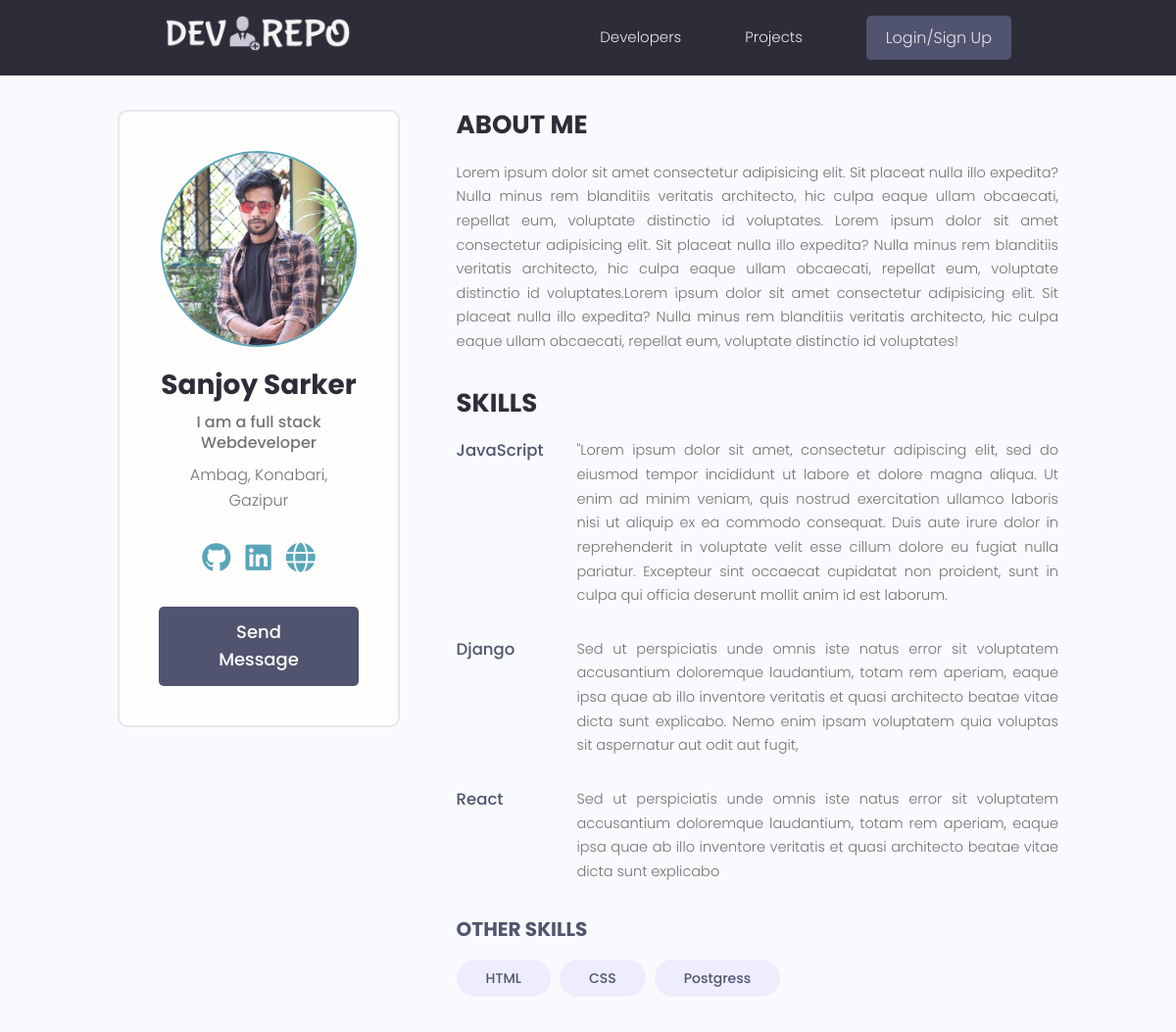
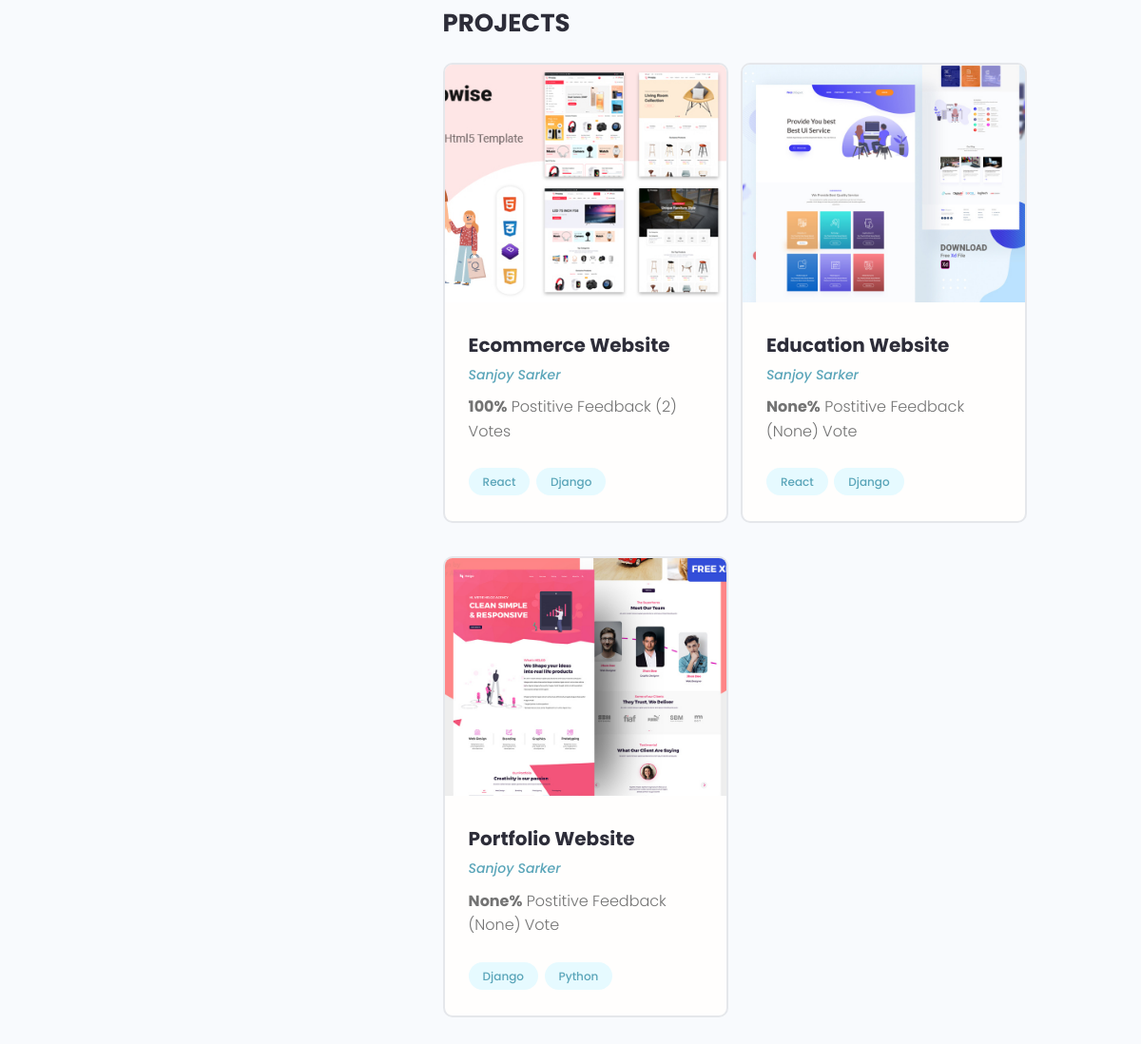
Page /profile/9949d24d-decd-411f-a476-5b8073ce03aa/ on the committed database (2 pictures, top to bottom).
### users/models.py (models this page shows, shortened)
class Profile(models.Model):
    user = models.OneToOneField(
        User, on_delete=models.CASCADE, null=True, blank=True)
    name = models.CharField(max_length=200, blank=True, null=True)
    email = models.EmailField(max_length=500, blank=True, null=True)
    username = models.CharField(max_length=200, blank=True, null=True)
    location = models.CharField(max_length=200, blank=True, null=True)
    short_intro = models.CharField(max_length=200, blank=True, null=True)
    bio = models.TextField(blank=True, null=True)
    profile_image = models.ImageField(
        null=True, blank=True, upload_to='profiles/', default="user.png")
    social_github = models.CharField(max_length=200, blank=True, null=True)
    social_twitter = models.CharField(max_length=200, blank=True, null=True)
    social_linkedin = models.CharField(max_length=200, blank=True, null=True)
    social_youtube = models.CharField(max_length=200, blank=True, null=True)
    social_website = models.CharField(max_length=200, blank=True, null=True)
    created = models.DateTimeField(auto_now_add=True)
    id = models.UUIDField(default=uuid.uuid4, unique=True,
                          primary_key=True, editable=False)
    class Meta:
        ordering = ['created']

class Skill(models.Model):
    owner = models.ForeignKey(
        Profile, on_delete=models.CASCADE, null=True, blank=True)
    name = models.CharField(max_length=200, blank=True, null=True)
    description = models.TextField(null=True, blank=True)
    created = models.DateTimeField(auto_now_add=True)
    id = models.UUIDField(default=uuid.uuid4, unique=True,
                          primary_key=True, editable=False)
    def __str__(self):
        return str(self.name)

### projects/models.py (models this page shows, shortened)
class Project(models.Model):
    owner = models.ForeignKey(Profile,on_delete=models.SET_NULL,null=True,blank=True)
    title = models.CharField(max_length=200)
    description = models.TextField(null=True,blank=True)
    featured_image = models.ImageField(null=True,blank=True, default='default.jpg')
    demo_link = models.CharField(max_length=500,null=True,blank=True)
    source_link = models.CharField(max_length=500,null=True,blank=True)
    tags = models.ManyToManyField('Tag', blank=True)
    vote_total = models.IntegerField(default=0, null=True, blank=True)
    vote_ratio = models.IntegerField(default=0, null=True, blank=True)
    created = models.DateTimeField(auto_now_add=True)
    id = models.UUIDField(default=uuid.uuid4,unique=True,primary_key=True,editable=False)
    class Meta:
        ordering = ['-vote_ratio','-vote_total','title']

class Tag(models.Model):
    name = models.CharField(max_length=200)
    created = models.DateTimeField(auto_now_add=True)
    id = models.UUIDField(default=uuid.uuid4, unique=True,
                          primary_key=True, editable=False)
    def __str__(self):
        return self.name

### users/views.py (the view)
# urls.py: path('profile/<str:pk>/',userProfile,name='user_profile'),
def userProfile(request,pk):
    profile = Profile.objects.get(id=pk)
    context = {'profile':profile}
    return render(request,'users/user-profile.html',context)

### users/templates/users/user-profile.html (shortened to what this page needs)
{% extends 'main.html' %}
{% load static %}
{% block content %}
<main class="profile my-md">
    <div class="container">
      <div class="layout">
        <div class="column column--1of3">
          <div class="card text-center">
            <div class="card__body dev">
              <img class="avatar avatar--xl" src="{{profile.profile_image.url}}" />
              <h2 class="dev__name">{{profile.name}}</h2>
              <p class="dev__title">{{profile.short_intro}}</p>
              <p class="dev__location">{{profile.location}}</p>
              <ul class="dev__social">
                {% if profile.social_github %}
                <li>
                  <a title="Github" href="{{profile.social_github}}" target="_blank"><i class="fab fa-github"></i></a>
                </li>
                {% endif %}
                {% if profile.social_linkedin %}
                <li>
                  <a title="LinkedIn" href="{{profile.social_linkedin}}" target="_blank"><i class="fab fa-linkedin"></i></a>
                </li>
                {% endif %}
                {% if profile.social_website %}
                <li>
                  <a title="Personal Website" href="{{profile.social_website}}" target="_blank"><i class="fas fa-globe"></i></a>
                </li>
                {% endif %}
              </ul>
              {% if request.user.profile.id != profile.id %}
              <a href="{% url 'create-message' profile.id %}" class="btn btn--sub btn--lg">Send Message </a>
              {% endif %}
            </div>
          </div>
        </div>
        <div class="column column--2of3">
          <div class="devInfo">
            <h3 class="devInfo__title">About Me</h3>
            <p class="devInfo__about">
             {{profile.bio}}
            </p>
          </div>
          <div class="devInfo">
            <h3 class="devInfo__title">Skills</h3>
            <div class="devInfo__skills">
                {% for skill in profile.skill_set.all %}
                {% if skill.description %}
              <div class="devSkill">
                <h4 class="devSkill__title">{{skill.name}}</h4>
                <p class="devSkill__info">
                  {{skill.description}}
                </p>
              </div>
              {% endif %}
              {% endfor %}
              <h3 class="devInfo__subtitle">Other Skills</h3>
              <div class="devInfo__otherSkills">
                {% for skill in profile.skill_set.all %}
                {% if not skill.description %}
                <span class="tag tag--pill tag--sub tag--lg">
                  <small>{{skill}}</small>
                </span>
                {% endif %}
                {% endfor %}
              </div>
            </div>
          </div>
          <div class="devInfo">
            <h3 class="devInfo__title">Projects</h3>
            <div class="grid grid--two">
                {% for project in profile.project_set.all %}
              <div class="column">
                <div class="card project">
                  <a href="{% url 'single_project' project.id %}" class="project">
                    <img class="project__thumbnail" src="{{project.featured_image.url}}" alt="project thumbnail" />
                    <div class="card__body">
                      <h3 class="project__title">{{project.title}}</h3>
                      <p><a class="project__author" href="{% url 'user_profile' project.owner.id %}">{{project.owner.name}}</a></p>
                      <p class="project--rating">
                        <span style="font-weight: bold;">{{project.vote_ratio}}%</span> Postitive
                        Feedback ({{project.vote_total}}) Vote{{project.vote_total|pluralize:"s"}}
                      </p>
                      <div class="project__tags">
                        {% for tag in project.tags.all %}
                        <span class="tag tag--pill tag--main">
                          <small>{{tag}}</small>
                        </span>
                        {% endfor %}
                      </div>
                    </div>
                  </a>
                </div>
              </div>
              {% endfor %}
            </div>
          </div>
        </div>
      </div>
    </div>
  </main>
{% endblock content %}

### static/css/app.css (style rules this page uses)
:root { --color-sub: #2d2d39; }
.btn--sub { background-color: var(--color-sub-light); }
.card { border: 2px solid var(--color-light); }
img { width: 100%; }
.profile .card>.dev { padding: 4rem; }
.dev__name { color: var(--color-sub); font-size: 2.8rem; font-weight: 700; margin-top: 1rem; margin-bottom: 0.5rem; }
.dev__title { font-size: 1.6rem; font-weight: 500; line-height: 1.3; }
.dev__location { margin-top: 1rem; }
.dev__social { margin: 3rem 0; list-style: none; display: flex; justify-content: center; gap: 1.5rem; }
.devInfo { margin-bottom: 3rem; }
.devInfo__title, .devInfo__subtitle { font-size: 2.6rem; color: var(--color-sub); text-transform: uppercase; font-weight: 700; margin-bottom: 1.5rem; }
.devInfo__subtitle { font-size: 2rem; color: var(--color-sub-light); }
.devInfo__about, .devSkill__info { font-size: 1.45rem; line-height: 1.7; text-align: justify; }
.devSkill { margin-bottom: 3rem; }
.devSkill__title { font-size: 1.65rem; font-weight: 500; color: var(--color-sub-light); }
@media screen and (min-width: 700px) { .devSkill { display: flex; justify-content: space-between; gap: 3rem; } }
@media screen and (min-width: 700px) { .devSkill__info { flex-basis: 80%; } }
.project__author { font-size: 1.4rem; font-style: italic; }
.project--rating { margin-bottom: 1.6em; margin-top: .5em; }
.project__thumbnail { height: 25rem; object-fit: cover; object-position: top center; }
.project__title { font-size: 2rem; font-weight: 700; color: var(--color-sub); }
.dev__social li a i { font-size: 30px !important; }

### static/uikit/styles/modules/_variables.css (style rules this page uses)
:root { --color-main: #5aa5b9; --color-main-light: #e6faff; --color-sub: #3f4156; --color-sub-light: #51546e; --color-sub-lighter: #ededfd; --color-text: #737373; --color-gray: #8b8b8b; --color-light: #e5e7eb; --color-light-gray: #767676; --color-bg: #f8fafd; --color-white: #fffefd; --color-white-light: #f3f3f3; --color-success: #359e64; --color-success-bg: #def8e8; --color-error: #fc4b0b; --color-error-bg: #fff2ee; --font-base: 'Poppins', arial, helvetica, 'Segoe UI', roboto, ubuntu, sans-serif; --font-monospace: 'Fira Code', 'Courier New', courier, monospace; --font-regular: 300; --font-medium: 500; --font-bold: 700; --generic-shadow: 1px 1px 5px #00000010; --generic-transition: all 0.3s ease-in-out; }

### static/uikit/styles/modules/_base.css (style rules this page uses)
* { margin: 0; padding: 0; box-sizing: border-box; text-rendering: optimizeLegibility; color: inherit; font-size: inherit; }
html { font-size: 50%; }
@media only screen and (min-width: 480px) { html { font-size: 56.25%; } }
@media only screen and (min-width: 1200px) { html { font-size: 62.5%; } }
body { line-height: 1.6; font-weight: 400; font-size: 1.5rem; color: var(--color-text); background-color: var(--color-bg); min-height: 100vh; }

### static/uikit/styles/modules/_typography.css (style rules this page uses)
* { font-family: var(--font-base); }
h2 { font-size: 3.6rem; font-weight: var(--font-bold); }
h3 { font-size: 3.2rem; font-weight: var(--font-medium); }
h4 { font-size: 2.8rem; font-weight: var(--font-medium); }
p, span, strong { font-size: 1.6rem; color: var(--color-text); font-weight: var(--font-regular); }
a { padding-bottom: 2px; text-decoration: none; display: inline-block; color: var(--color-main); font-weight: var(--font-medium); }

### static/uikit/styles/modules/_utilities.css (style rules this page uses)
.container { width: 92%; max-width: 165rem; margin: 0 auto; box-sizing: border-box; }
@media screen and (min-width: 1000px) { .container { width: 90%; } }
@media screen and (min-width: 1200px) { .container { width: 80%; } }
.text-center { text-align: center; }
.my-md { margin: 3rem auto; }

### static/uikit/styles/modules/_avatar.css (style rules this page uses)
.avatar { border-radius: 50%; border: 2px solid var(--color-main); object-fit: cover; }
.avatar--xl { height: 20rem; width: 20rem; }

### static/uikit/styles/modules/_button.css (style rules this page uses)
.btn { display: inline-block; position: relative; cursor: pointer; background-color: var(--color-light); font-weight: var(--font-medium); color: var(--color-sub); text-decoration: none; padding: 1rem 2rem; border-radius: 0.5rem; border: none; width: -webkit-fit-content; width: -moz-fit-content; width: fit-content; height: -webkit-fit-content; height: -moz-fit-content; height: fit-content; font-size: 1.6rem; outline-width: 0; outline-color: transparent; -webkit-backface-visibility: hidden; backface-visibility: hidden; transition: all 0.3s ease-in-out; }
.btn--sub { background-color: var(--color-sub); color: var(--color-white); }
.btn--lg { font-size: 1.8rem; padding: 1.2rem 4.5rem; }

### static/uikit/styles/modules/_card.css (style rules this page uses)
.card { border-radius: 1rem; background-color: var(--color-white); border: 1.5px solid var(--color-light); width: auto; height: auto; margin-top: 0.5rem; margin-bottom: 0.5rem; overflow: hidden; }
.card__body, .card__header { padding: 2rem 2.5rem; }

### rows in the picture
Profile: profile_image (picture), name "Sanjoy Sarker", short_intro "I am a full stack Webdeveloper", location "Ambag, Konabari, Gazipur", bio "Lorem ipsum dolor sit amet consectetur adipisicing elit. Sit placeat nulla illo expedita? Nulla minus rem blanditiis veritatis architecto, hic culpa eaque ullam obcaecati, repellat eum, voluptate distinctio id voluptates. Lorem ipsum dolor sit amet consectetur adipisicing elit. Sit placeat nulla illo expedita? Nulla minus rem blanditiis veritatis architecto, hic culpa eaque ullam obcaecati, repellat eum, voluptate distinctio id voluptates.Lorem ipsum dolor sit amet consectetur adipisicing elit. Sit placeat nulla illo expedita? Nulla minus rem blanditiis veritatis architecto, hic culpa eaque ullam obcaecati, repellat eum, voluptate distinctio id voluptates!"
Skill: name "JavaScript", description "\"Lorem ipsum dolor sit amet, consectetur adipiscing elit, sed do eiusmod tempor incididunt ut labore et dolore magna aliqua. Ut enim ad minim veniam, quis nostrud exercitation ullamco laboris nisi ut aliquip ex ea commodo consequat. Duis aute irure dolor in reprehenderit in voluptate velit esse cillum dolore eu fugiat nulla pariatur. Excepteur sint occaecat cupidatat non proident, sunt in culpa qui officia deserunt mollit anim id est laborum."
Skill: name "Django", description "Sed ut perspiciatis unde omnis iste natus error sit voluptatem accusantium doloremque laudantium, totam rem aperiam, eaque ipsa quae ab illo inventore veritatis et quasi architecto beatae vitae dicta sunt explicabo. Nemo enim ipsam voluptatem quia voluptas sit aspernatur aut odit aut fugit,"
Skill: name "React", description "Sed ut perspiciatis unde omnis iste natus error sit voluptatem accusantium doloremque laudantium, totam rem aperiam, eaque ipsa quae ab illo inventore veritatis et quasi architecto beatae vitae dicta sunt explicabo"
Skill: name "HTML"
Skill: name "CSS"
Skill: name "Postgress"
Project: featured_image (picture), title "Ecommerce Website", owner.name "Sanjoy Sarker", vote_ratio "100", vote_total "2"
Tag: name "React"
Tag: name "Django"
Project: featured_image (picture), title "Education Website", owner.name "Sanjoy Sarker", vote_ratio "None", vote_total "None"
Project: featured_image (picture), title "Portfolio Website", owner.name "Sanjoy Sarker", vote_ratio "None", vote_total "None"
Tag: name "Python"
